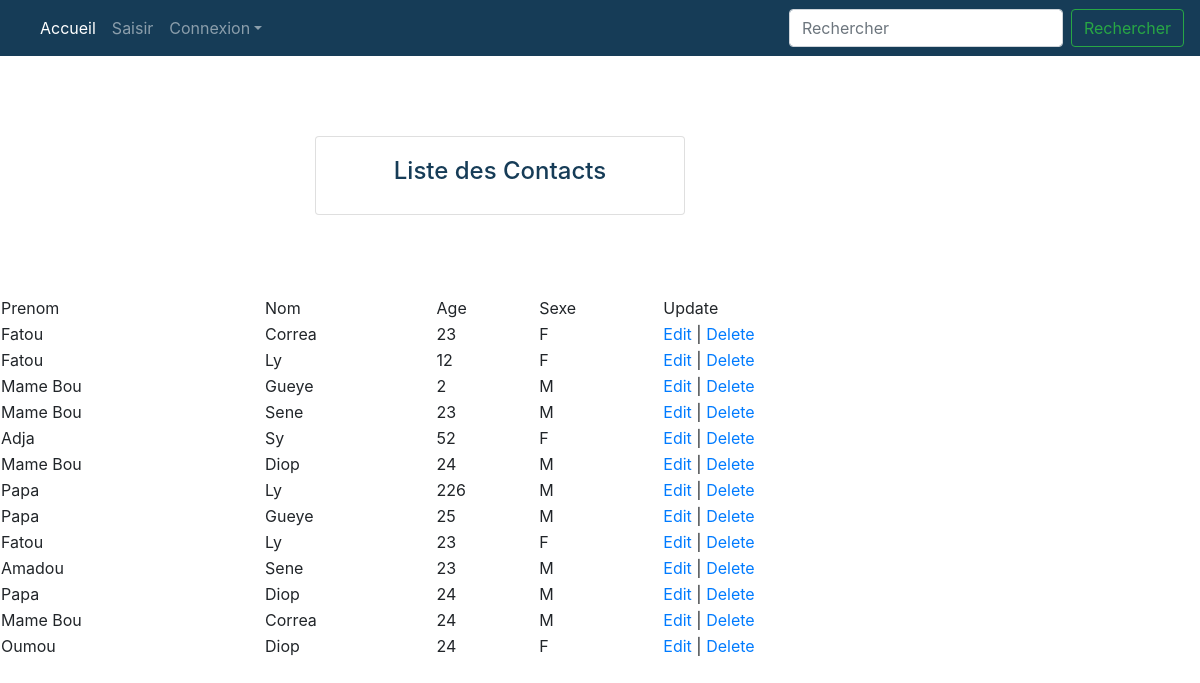
The page / on the database its author committed.
### tables this page shows
CREATE TABLE IF NOT EXISTS `personne` (
  `idPersonne` int(11) NOT NULL AUTO_INCREMENT,
  `Nom` varchar(15) DEFAULT NULL,
  `Prenom` varchar(70) DEFAULT NULL,
  `Age` int(11) DEFAULT NULL,
  `Sexe` varchar(15) DEFAULT NULL,
  PRIMARY KEY (`idPersonne`)
);

### index.php (the view, shortened to what this page needs)
<?php
include_once("config.php");
$result = $dbConn->query("SELECT * FROM personne ORDER BY idPersonne DESC");
?>
<!doctype html>
<html lang="en">
  <head>
	<link rel="stylesheet" href="https://stackpath.bootstrapcdn.com/bootstrap/4.3.1/css/bootstrap.min.css">
  </head>
  <body>
  <nav class="navbar navbar-expand-sm navbar-dark" style="background-color: #163c57;">
	  <div class="collapse navbar-collapse" id="collapsibleNavId">
		  <ul class="navbar-nav mr-auto mt-2 mt-lg-0">
			  <li class="nav-item active">
				  <a class="nav-link" href="index.php">Accueil <span class="sr-only">(current)</span></a>
			  </li>
			  <li class="nav-item">
				  <a class="nav-link" href="add.php">Saisir</a>
			  </li>
			  <li class="nav-item dropdown">
				  <a class="nav-link dropdown-toggle" href="#" id="dropdownId" data-toggle="dropdown" aria-haspopup="true" aria-expanded="false">Connexion</a>
			  </li>
		  </ul>
		  <form class="form-inline my-2 my-lg-0">
			  <input class="form-control mr-sm-2" type="text" placeholder="Rechercher">
			  <button class="btn btn-outline-success my-2 my-sm-0" type="submit">Rechercher</button>
		  </form>
	  </div>
  </nav>
  <div style="height: 10vh;"></div>
 <div class="col-4 offset-3">
	 <div class="card text-center">
	   <div class="card-body">
		 <h4 class="card-titl " style="color: #163c57;">Liste des Contacts<h4>
	   </div>
	 </div>
 </div>
 <div style="height: 10vh;"></div>
	<table width='80%'>
	<tr>
		<td>Prenom</td>
		<td>Nom</td>
		<td>Age</td>
		<td>Sexe</td>
		<td>Update</td>
	</tr>
	<?php
	while($row = $result->fetch(PDO::FETCH_ASSOC)) {
		echo "<tr>";
		echo "<td>".$row['Prenom']."</td>";
		echo "<td>".$row['Nom']."</td>";
		echo "<td>".$row['Age']."</td>";
		echo "<td>".$row['Sexe']."</td>";
		echo "<td><a href=\"edit.php?idPersonne=$row[idPersonne]\">Edit</a> | <a href=\"delete.php?idPersonne=$row[idPersonne]\" onClick=\"return confirm('Are you sure you want to delete?')\">Delete</a></td>";
	}
	?>
	</table>
  </body>
</html>

### rows shown on the page
personne: Prenom "Fatou", Nom "Correa", Age "23", Sexe "F"
personne: Prenom "Fatou", Nom "Ly", Age "12", Sexe "F"
personne: Prenom "Mame Bou", Nom "Gueye", Age "2", Sexe "M"
personne: Prenom "Mame Bou", Nom "Sene", Age "23", Sexe "M"
personne: Prenom "Adja", Nom "Sy", Age "52", Sexe "F"
personne: Prenom "Mame Bou", Nom "Diop", Age "24", Sexe "M"
personne: Prenom "Papa", Nom "Ly", Age "226", Sexe "M"
personne: Prenom "Papa", Nom "Gueye", Age "25", Sexe "M"
personne: Prenom "Fatou", Nom "Ly", Age "23", Sexe "F"
personne: Prenom "Amadou", Nom "Sene", Age "23", Sexe "M"
personne: Prenom "Papa", Nom "Diop", Age "24", Sexe "M"
personne: Prenom "Mame Bou", Nom "Correa", Age "24", Sexe "M"
personne: Prenom "Oumou", Nom "Diop", Age "24", Sexe "F"
